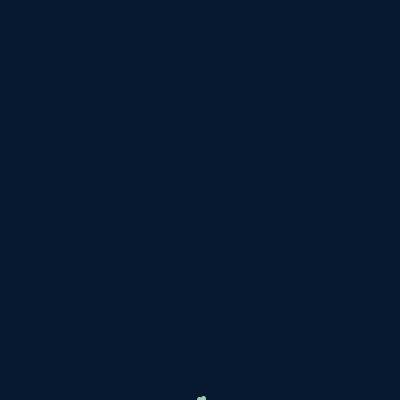
Frame 1 (no input)
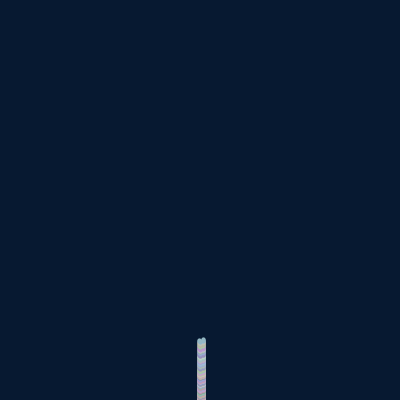
Frame 60 (the mouse pressed at the canvas centre just before this capture)
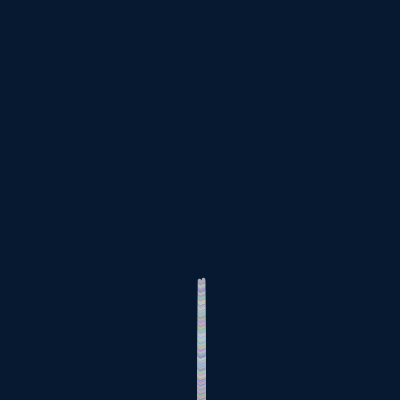
Frame 120 (the mouse held since frame 60 and released just before this capture)

The Processing sketch that drew these frames (run headless with seeded random() and noise(); from frame 60 on, the mouse is pressed at the canvas centre):

// Processing sketch: tree_test
// ── tree_test.pde
float x = 0;
float y = 0;
float GROWTH = 1;
Branch b;
ArrayList<Branch> branches = new ArrayList<Branch>();
int m;
int LIMIT = 100000; // without this your processor's gonna suffer
int bg = 0;
int fg = 255;

void setup() {
  size(400, 400);
  smooth();
  background(7, 25, 49);
  stroke(211, 216, 223);
  branches.add(new Branch(width/2, height, -HALF_PI, height/2 * 0.6));
}

void reset() {
  branches = new ArrayList<Branch>();
  branches.add(new Branch(width/2, height, -HALF_PI, height/2 * 0.6));
  background(7, 25, 49);
}

void draw() {
  if(branches.size() < 100000) {
    for(int i = 0; i < branches.size(); i++) {
      Branch b = branches.get(i);
      if(!b.isAlive()) {
        float tmpX = b.x;
        float tmpY = b.y;
        float tmpR = b.init_rot;
        float tmpTtl = b.init_ttl;
        branches.add(new Branch(tmpX, tmpY, tmpR + random(-HALF_PI, HALF_PI), tmpTtl));
        branches.add(new Branch(tmpX, tmpY, tmpR + random(-HALF_PI, HALF_PI), tmpTtl));
        branches.remove(i);
      }
      b.update(); 
    }
    
  }
  println(branches.size());
}

class Branch {
  float x;
  float y;
  float init_rot;
  float init_ttl;
  float ttl;
  float thickness;
  float shift;
  
  Branch(float x, float y, float init_rot, float init_ttl) {
    this.x = x;
    this.y = y;
    this.init_rot = init_rot;
    this.thickness = map(dist(0, this.y, 0, 0), 0, height, 0, 5);
    this.shift = random(0, 5);
    this.init_ttl = init_ttl * 0.8;
    this.ttl = init_ttl;
  }
 
  void update() {
    println(init_rot);
    this.thickness = map(dist(0, this.y, 0, 0), 0, height, 0, 5);
    if(this.isAlive()) {
      stroke(color(random(140, 210), random(140, 210), random(160, 220)));
      strokeWeight(this.thickness);
      pushMatrix();
      translate(this.x, this.y);
      rotate(this.init_rot);
      line(0, 0, GROWTH, 0);
      line(0, shift, GROWTH, shift);
      //bezier(0, 0, 5, 5, GROWTH + 5, 5, GROWTH, 0);
      x += GROWTH * cos(this.init_rot);
      y += GROWTH * sin(this.init_rot);
      popMatrix();
      this.ttl -= 1;
    }
  }
  
  boolean isAlive(){
    return this.ttl > 0;
  } 
}

void mouseClicked() {
  reset(); 
}
